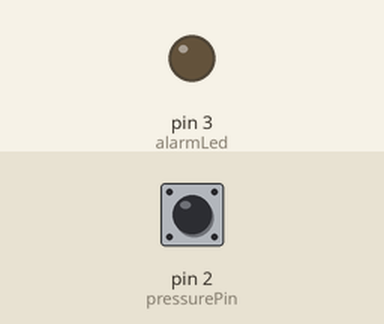
The sketch below on a simulated Arduino Uno, built with avr-gcc and run on an emulated ATmega328P. Shown: output pins drawn as LEDs (lit = HIGH). Dashed ring = blinking. The inputs (shaded band) are chosen by the test bench; at power-on: pin 2 (pressurePin) HIGH.

Above: at 1.2 s.
1.3 s: pin 2 (pressurePin) pulled LOW for 3.2 s
At 2.0 s:
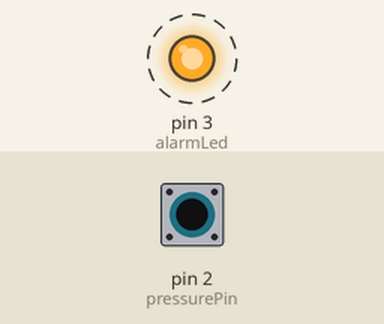
Timing chart, 0 to 5.8 s (numbered marks = the images above; inputs shaded):
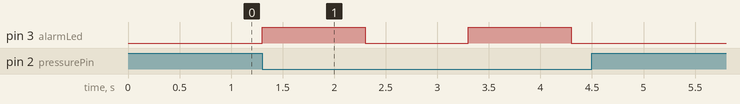

The sketch:

main.ino
```cpp
#include <Arduino.h>

const int pressurePin = 2;
const int alarmLed = 3;

unsigned long previousTime = 0;
const unsigned long interval = 1000;

bool alarmState = false;

void setup() {
  pinMode(pressurePin, INPUT_PULLUP);
  pinMode(alarmLed, OUTPUT);
}

void loop() {
  unsigned long currentMillis = millis();
  int pressureState = digitalRead(pressurePin);

  if (pressureState == LOW) { // low pressure detected
    if (currentMillis - previousTime >= interval) {
      previousTime = currentMillis;

      alarmState = !alarmState; // toggle LED
      digitalWrite(alarmLed, alarmState);
    }
  }
  else {
    digitalWrite(alarmLed, LOW);
    alarmState = false;
  }
}
```

Measured:
- after the input at 1.3 s, pin 3 (alarmLed): alternates HIGH for 1.0 s and LOW for 1.0 s, 4 changes in all, then stays LOW, starting at once
